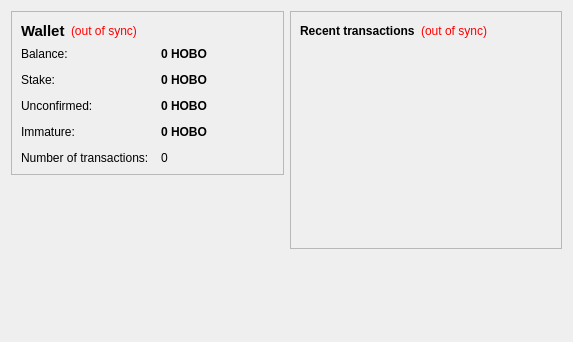
<?xml version="1.0" encoding="UTF-8"?>
<ui version="4.0">
 <class>OverviewPage</class>
 <widget class="QWidget" name="OverviewPage">
  <property name="geometry">
   <rect>
    <x>0</x>
    <y>0</y>
    <width>573</width>
    <height>342</height>
   </rect>
  </property>
  <property name="windowTitle">
   <string>Form</string>
  </property>
  <layout class="QHBoxLayout" name="horizontalLayout" stretch="1,1">
   <item>
    <layout class="QVBoxLayout" name="verticalLayout_2">
     <item>
      <widget class="QFrame" name="frame">
       <property name="frameShape">
        <enum>QFrame::StyledPanel</enum>
       </property>
       <property name="frameShadow">
        <enum>QFrame::Raised</enum>
       </property>
       <layout class="QVBoxLayout" name="verticalLayout_4">
        <item>
         <layout class="QHBoxLayout" name="horizontalLayout_4">
          <item>
           <widget class="QLabel" name="label_5">
            <property name="font">
             <font>
              <pointsize>11</pointsize>
              <weight>75</weight>
              <bold>true</bold>
             </font>
            </property>
            <property name="text">
             <string>Wallet</string>
            </property>
           </widget>
          </item>
          <item>
           <widget class="QLabel" name="labelWalletStatus">
            <property name="toolTip">
             <string>The displayed information may be out of date. Your wallet automatically synchronizes with the nexus network after a connection is established, but this process has not completed yet.</string>
            </property>
            <property name="styleSheet">
             <string notr="true">QLabel { color: red; }</string>
            </property>
            <property name="text">
             <string notr="true">(out of sync)</string>
            </property>
            <property name="alignment">
             <set>Qt::AlignLeading|Qt::AlignLeft|Qt::AlignVCenter</set>
            </property>
           </widget>
          </item>
          <item>
           <spacer name="horizontalSpacer_2">
            <property name="orientation">
             <enum>Qt::Horizontal</enum>
            </property>
            <property name="sizeHint" stdset="0">
             <size>
              <width>40</width>
              <height>20</height>
             </size>
            </property>
           </spacer>
          </item>
         </layout>
        </item>
        <item>
         <layout class="QFormLayout" name="formLayout_2">
          <property name="fieldGrowthPolicy">
           <enum>QFormLayout::AllNonFixedFieldsGrow</enum>
          </property>
          <property name="horizontalSpacing">
           <number>12</number>
          </property>
          <property name="verticalSpacing">
           <number>12</number>
          </property>
          <item row="0" column="0">
           <widget class="QLabel" name="label">
            <property name="text">
             <string>Balance:</string>
            </property>
           </widget>
          </item>
          <item row="0" column="1">
           <widget class="QLabel" name="labelBalance">
            <property name="font">
             <font>
              <weight>75</weight>
              <bold>true</bold>
             </font>
            </property>
            <property name="cursor">
             <cursorShape>IBeamCursor</cursorShape>
            </property>
            <property name="toolTip">
             <string>Your current balance</string>
            </property>
            <property name="text">
             <string notr="true">0 HOBO</string>
            </property>
            <property name="textInteractionFlags">
             <set>Qt::LinksAccessibleByMouse|Qt::TextSelectableByKeyboard|Qt::TextSelectableByMouse</set>
            </property>
           </widget>
          </item>
          <item row="1" column="0">
           <widget class="QLabel" name="label_6">
            <property name="text">
             <string>Stake:</string>
            </property>
           </widget>
          </item>
          <item row="1" column="1">
           <widget class="QLabel" name="labelStake">
            <property name="font">
             <font>
              <weight>75</weight>
              <bold>true</bold>
             </font>
            </property>
            <property name="cursor">
             <cursorShape>IBeamCursor</cursorShape>
            </property>
            <property name="toolTip">
             <string>Total of coins that was staked, and do not yet count toward the current balance</string>
            </property>
            <property name="text">
             <string notr="true">0 HOBO</string>
            </property>
            <property name="textInteractionFlags">
             <set>Qt::LinksAccessibleByMouse|Qt::TextSelectableByKeyboard|Qt::TextSelectableByMouse</set>
            </property>
           </widget>
          </item>
          <item row="2" column="0">
           <widget class="QLabel" name="label_3">
            <property name="text">
             <string>Unconfirmed:</string>
            </property>
           </widget>
          </item>
          <item row="2" column="1">
           <widget class="QLabel" name="labelUnconfirmed">
            <property name="font">
             <font>
              <weight>75</weight>
              <bold>true</bold>
             </font>
            </property>
            <property name="cursor">
             <cursorShape>IBeamCursor</cursorShape>
            </property>
            <property name="toolTip">
             <string>Total of transactions that have yet to be confirmed, and do not yet count toward the current balance</string>
            </property>
            <property name="text">
             <string notr="true">0 HOBO</string>
            </property>
            <property name="textInteractionFlags">
             <set>Qt::LinksAccessibleByMouse|Qt::TextSelectableByKeyboard|Qt::TextSelectableByMouse</set>
            </property>
           </widget>
          </item>
          <item row="3" column="0">
           <widget class="QLabel" name="labelImmatureText">
            <property name="text">
             <string>Immature:</string>
            </property>
           </widget>
          </item>
          <item row="3" column="1">
           <widget class="QLabel" name="labelImmature">
            <property name="font">
             <font>
              <weight>75</weight>
              <bold>true</bold>
             </font>
            </property>
            <property name="toolTip">
             <string>Mined balance that has not yet matured</string>
            </property>
            <property name="text">
             <string notr="true">0 HOBO</string>
            </property>
            <property name="textInteractionFlags">
             <set>Qt::LinksAccessibleByMouse|Qt::TextSelectableByKeyboard|Qt::TextSelectableByMouse</set>
            </property>
           </widget>
          </item>
          <item row="4" column="0">
           <widget class="QLabel" name="label_2">
            <property name="text">
             <string>Number of transactions:</string>
            </property>
           </widget>
          </item>
          <item row="4" column="1">
           <widget class="QLabel" name="labelNumTransactions">
            <property name="toolTip">
             <string>Total number of transactions in wallet</string>
            </property>
            <property name="text">
             <string notr="true">0</string>
            </property>
           </widget>
          </item>
         </layout>
        </item>
       </layout>
      </widget>
     </item>
     <item>
      <spacer name="verticalSpacer">
       <property name="orientation">
        <enum>Qt::Vertical</enum>
       </property>
       <property name="sizeHint" stdset="0">
        <size>
         <width>20</width>
         <height>40</height>
        </size>
       </property>
      </spacer>
     </item>
    </layout>
   </item>
   <item>
    <layout class="QVBoxLayout" name="verticalLayout_3">
     <item>
      <widget class="QFrame" name="frame_2">
       <property name="frameShape">
        <enum>QFrame::StyledPanel</enum>
       </property>
       <property name="frameShadow">
        <enum>QFrame::Raised</enum>
       </property>
       <layout class="QVBoxLayout" name="verticalLayout">
        <item>
         <layout class="QHBoxLayout" name="horizontalLayout_2">
          <item>
           <widget class="QLabel" name="label_4">
            <property name="text">
             <string>&lt;b&gt;Recent transactions&lt;/b&gt;</string>
            </property>
           </widget>
          </item>
          <item>
           <widget class="QLabel" name="labelTransactionsStatus">
            <property name="toolTip">
             <string>The displayed information may be out of date. Your wallet automatically synchronizes with the nexus network after a connection is established, but this process has not completed yet.</string>
            </property>
            <property name="styleSheet">
             <string notr="true">QLabel { color: red; }</string>
            </property>
            <property name="text">
             <string notr="true">(out of sync)</string>
            </property>
            <property name="alignment">
             <set>Qt::AlignRight|Qt::AlignTrailing|Qt::AlignVCenter</set>
            </property>
           </widget>
          </item>
          <item>
           <spacer name="horizontalSpacer">
            <property name="orientation">
             <enum>Qt::Horizontal</enum>
            </property>
            <property name="sizeHint" stdset="0">
             <size>
              <width>40</width>
              <height>20</height>
             </size>
            </property>
           </spacer>
          </item>
         </layout>
        </item>
        <item>
         <widget class="QListView" name="listTransactions">
          <property name="styleSheet">
           <string notr="true">QListView { background: transparent; }</string>
          </property>
          <property name="frameShape">
           <enum>QFrame::NoFrame</enum>
          </property>
          <property name="verticalScrollBarPolicy">
           <enum>Qt::ScrollBarAlwaysOff</enum>
          </property>
          <property name="horizontalScrollBarPolicy">
           <enum>Qt::ScrollBarAlwaysOff</enum>
          </property>
          <property name="selectionMode">
           <enum>QAbstractItemView::NoSelection</enum>
          </property>
         </widget>
        </item>
       </layout>
      </widget>
     </item>
     <item>
      <spacer name="verticalSpacer_2">
       <property name="orientation">
        <enum>Qt::Vertical</enum>
       </property>
       <property name="sizeHint" stdset="0">
        <size>
         <width>20</width>
         <height>40</height>
        </size>
       </property>
      </spacer>
     </item>
    </layout>
   </item>
  </layout>
 </widget>
 <resources/>
 <connections/>
</ui>
